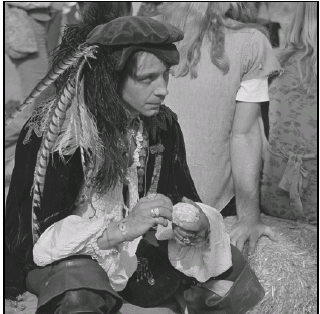
#> input picture 信息隐藏与数字水印/LSB/man.bmp, 320 x 314 px, found by its file name
$ python 'LSB卡方分析.py'
#> lines starting #> are read from the running program, lines starting #| are printed output that depends on the picture
#LSB卡方分析.py
from PIL import Image
from function import stgPrb
import numpy as np
import matplotlib.pyplot as plt
#图像的基本信息
img = Image.open("c:/Users/13320/Desktop/LSB/man.bmp")
#> img is the input picture: PIL image 320x314 RGB; mean R, G, B 112.3, 112.4, 112.3
width = img.size[0]
#> width = 320
height = img.size[1]
#> height = 314
#rgb彩色图像转灰度图
def rgb2gray(img):
    img = img.convert("L")
#> img: PIL image 320x314 L
    return img

#生成随机信息
def randomMsg(percent):
#> called with percent = 1
    if percent>0 and percent<=1:
        row = round(width * percent)
#> row = 320
        col = round(height * percent)
#> col = 314
        return np.random.randint(0,2,(col,row))
    else:
        raise Exception("传入的值必须属于(0,1]")


#将信息写入
def lsbWritein(img,msg):

    for y in range(len(msg)):
        for x in range(len(msg[0])):
            color = img.getpixel((x,y))
            temp = bin(color).replace('0b','')

            #不满足8bit长度的在高位补0
            for j in range(8-len(temp)):
                temp = '0' + temp

            temp = temp[0:7]+str(msg[y][x])
            img.putpixel((x,y),int(temp,2))
    return img


#主函数
def main():
    plt.figure("pixel")
    #以嵌入率 100%进行 lsb 隐写
    rt = 1
    img_gray = rgb2gray(img)
    martix_gray = np.array(img_gray)
    msg = np.array(randomMsg(rt))
    img_lsb = lsbWritein(img_gray,msg)
    martix_lsb = np.array(img_lsb)

    #表格绘制，范围为 40-60
    x = range(40,61, 1)
    plt.subplots_adjust(hspace=0.3) # 调整子图间距
    plt.subplot(211)
    plt.title("img_gray")
    plt.hist(martix_gray.flatten(),bins=np.arange(40,61,1),rwidth=0.1,align='left')
    plt.xticks(x)

    plt.subplot(212)
    plt.title("img_lsb")
    plt.hist(martix_lsb.flatten(),bins=np.arange(40,61,1),rwidth=0.1,align='left')
    plt.xticks(x)

    plt.show()
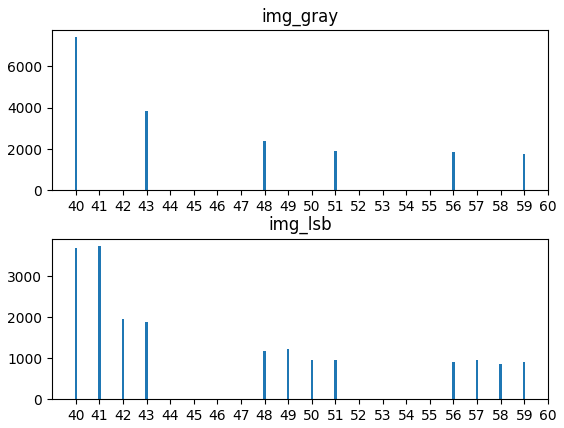
#> figure drawn by matplotlib, 2 panels; panel 1: tallest bar 7416 high, from x = 39.95 to 40.05; panel 2: tallest bar 3729 high, from x = 40.95 to 41.05
main()
